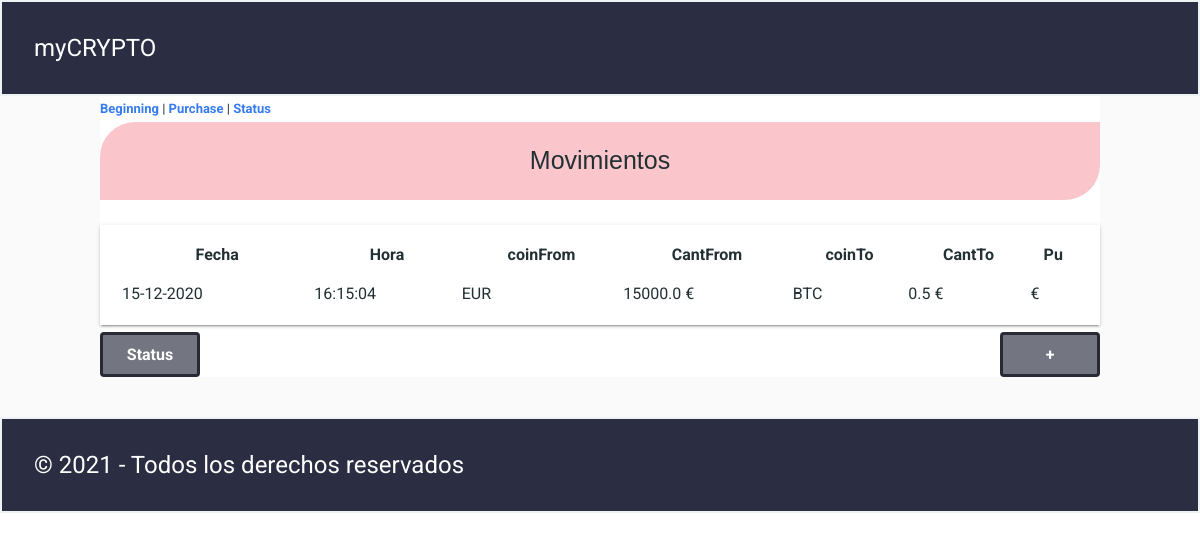
Before: / with the older database file.
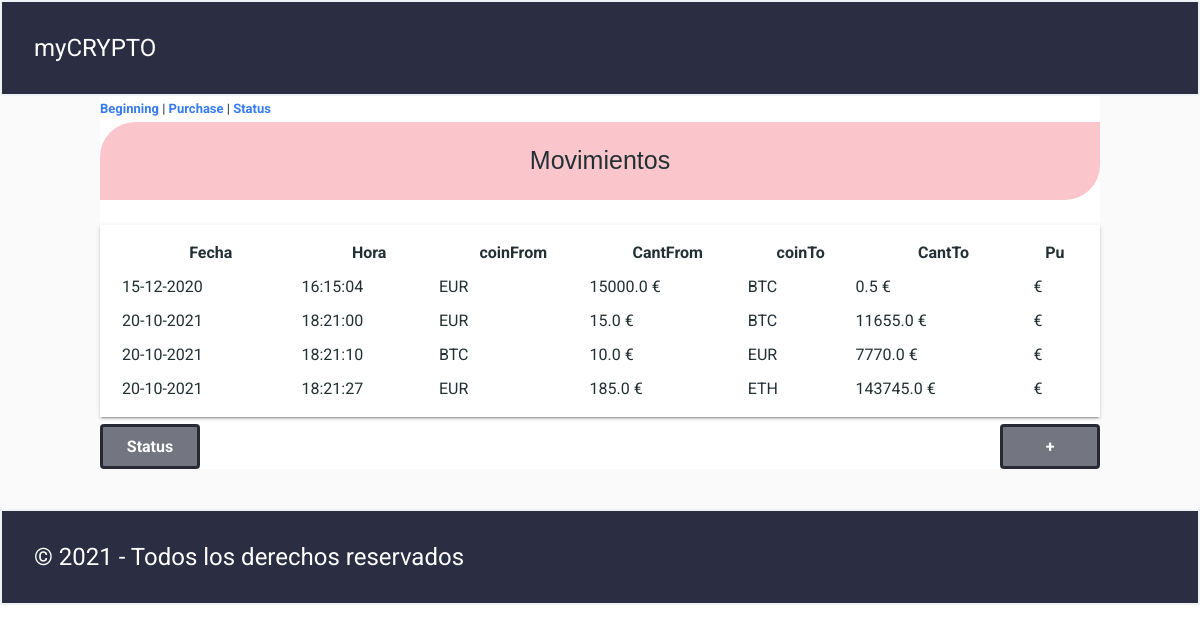
After: the same page with the newer database file.
### tables this page shows
CREATE TABLE "compras" (
	"id"	INTEGER,
	"fecha"	TEXT NOT NULL,
	"hora"	TEXT NOT NULL,
	"coinFrom"	TEXT,
	"cantFrom"	REAL,
	"coinTo"	TEXT,
	"cantTo"	REAL,
	"pu"	REAL,
	PRIMARY KEY("id" AUTOINCREMENT)
);

### balance/views.py (the view)
@app.route("/")
def index():
    consulta = "SELECT * FROM compras ORDER BY fecha"
    compras = based.consultaSQL(consulta)
    return render_template('pag_ini.html', items=compras)

### balance/models.py (called while the page is built)
    def consultaSQL(self, consulta):
        conn = sqlite3.connect(self.RUTA_DDBB)
        cur = conn.cursor()
        cur.execute(consulta)
        keys = []
        for item in cur.description:
            keys.append(item[0])
        compras = []
        for registro in cur.fetchall():
            ix_clave = 0
            dic = {}
            for columna in keys:
                dic[columna] = registro[ix_clave]
                ix_clave += 1
            compras.append(dic)
        conn.close()
        return compras

### balance/templates/pag_ini.html (shortened to what this page needs)
{% extends 'base.html' %}
{% block contenido %}
            <h1 class="box">Movimientos</h1>
            {% if items | length == 0 %}
                <p class="primerMov">Introduce tu primer movimiento</p>
            {% else %}
                <table class="paper">
                    <tr>
                        <th >Fecha</th>
                        <th >Hora</th>
                        <th >coinFrom</th>
                        <th >CantFrom</th>
                        <th >coinTo</th>
                        <th >CantTo</th>
                        <th >Pu</th>
                    </tr>
                    {% for item in items %}
                    <tr >
                        <td>{{ item.fecha }}</td>
                        <td>{{ item.hora }}</td>
                        <td>{{ item.coinFrom }}</td>
                        <td>{{ item.cantFrom }} €</td>
                        <td>{{ item.coinTo }}</td>
                        <td>{{ item.cantTo }} €</td>
                        <td>{{ item.Pu }} €</td>
                    </tr>
                    {% endfor %}
                </table>
            <a href="/status"><button method="POST">Status</button></a>
            <a href="/purchase"><button class="buttonn" method="POST">+</button></a>
            {% endif %}
{% endblock %}

### balance/templates/base.html (shortened to what this page needs)
<!DOCTYPE html>
<html lang="es">
    <head>
        <link rel="stylesheet" href="static/css/flat-remix.css">
        <link rel="stylesheet" href="static/css/styles.css">
    </head>
    <body>
        <header>
            <p>myCRYPTO</p>
        </header>
        <section class="contenedor">
            <nav>
                <p><a href="/">Beginning</a> |
                    <a href="/purchase">Purchase</a> |
                    <a href="/status">Status</a>
                </p>
            </nav>
            {% block contenido %}{% endblock %}
        </section>
        <footer>
            <p> &copy; 2021 - Todos los derechos reservados</p>
        </footer>
    </body>
</html>

### balance/static/css/flat-remix.css (style rules this page uses)
* { box-sizing: border-box; outline: none; -webkit-appearance: none; -webkit-tap-highlight-color: transparent !important; -webkit-tap-highlight-color: rgba(0, 0, 0, 0) !important; -webkit-touch-callout: none; font-family: "Roboto", sans-serif; letter-spacing: 0; }
body { background-color: #FAFAFA; color: #5c616c; margin: 0; font-size: 13px; cursor: default; user-select: none; -webkit-user-select: none; -khtml-user-select: none; -moz-user-select: none; -ms-user-select: none; }
a:link, a:visited, a:active, a { color: #367bf0; font-weight: bold; text-decoration: none; cursor: pointer; }
h1, h2, h3, h4, h5, h6 { line-height: 1.5em; }
h1 { font-size: 4em; font-weight: lighter; margin: .7em 0; }
section, article, .section, .article, .paper { line-height: 2em; word-wrap: break-word; word-break: normal; line-height: 2em; }
button, input[type=submit], input[type=reset], .blue-button, input.blue-button, .red-button, input.red-button, .green-button, input.green-button { border-radius: 4px; font-weight: bold; color: #FFF; margin-top: 7px; text-align: center; cursor: pointer; font-size: 16px; height: 45px; width: 120px; border: 3px solid #272a34; background: #737680; line-height: 40px; display: block; transition: border .2s .2s, text-shadow .2s .2s, background .2s .2s, transform .2s, color .2s .2s, box-shadow .2s; text-transform: capitalize; }
.paper { font-size: 16px; box-shadow: 0 2px 2px 0 rgba(0, 0, 0, .14), 0 3px 1px -2px rgba(0, 0, 0, .2), 0 1px 5px 0 rgba(0, 0, 0, .12); padding: 10px 20px; background-color: #FFF; margin-top: 20px; min-height: 100px; color: #000; }

### balance/static/css/styles.css (style rules this page uses)
:root { --color-primario: #2B2D42; --color-secundario: #8D99AE; --negro: #223033; --blanco: #ffffff; --separacion-defecto: 10px; }
* { background-color: var(--blanco); color: var(--negro); margin: 0; padding: 0; }
footer { margin-top: calc( 4* var(--separacion-defecto)); }
header *, footer * { background-color: var(--color-primario); color: var(--blanco); font-size: 1.5rem; padding: 2rem; border: 2px solid #EDF2F4; }
.contenedor { max-width: 1000px; margin: 0 auto; }
.box { font-family: Impact, Haettenschweiler, 'Arial Narrow Bold', sans-serif; color: var( --negro); font-size: 25px; font-weight: 400; text-align: center; background: #FAC6CC; margin: 0 0 25px; overflow: hidden; padding: 20px; border-radius: 35px 0px 35px 0px; -moz-border-radius: 35px 0px 35px 0px; -webkit-border-radius: 35px 0px 35px 0px; }
button { display: inline-block; height: 45px; padding: 0; vertical-align: top; width: 100px; }
.buttonn { display: inline-block; height: 45px; padding: 0; margin-right: 0; float: right; width: 100px; }
table.paper { width: 100%; }

Changed rows visible on the page:
added compras: fecha "20-10-2021", hora "18:21:00", coinFrom "EUR", cantFrom "15.0", coinTo "BTC", cantTo "11655.0"
added compras: fecha "20-10-2021", hora "18:21:10", coinFrom "BTC", cantFrom "10.0", coinTo "EUR", cantTo "7770.0"
added compras: fecha "20-10-2021", hora "18:21:27", coinFrom "EUR", cantFrom "185.0", coinTo "ETH", cantTo "143745.0"
